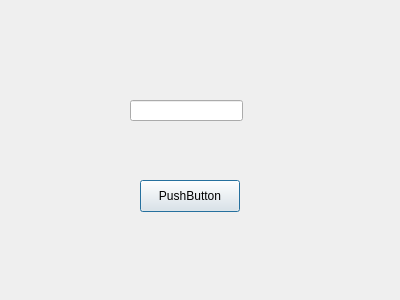
<?xml version="1.0" encoding="UTF-8"?>
<ui version="4.0">
 <class>AccessCodeDialog</class>
 <widget class="QDialog" name="AccessCodeDialog">
  <property name="geometry">
   <rect>
    <x>0</x>
    <y>0</y>
    <width>400</width>
    <height>300</height>
   </rect>
  </property>
  <property name="windowTitle">
   <string>Dialog</string>
  </property>
  <widget class="QLineEdit" name="accessCodeLineEdit">
   <property name="geometry">
    <rect>
     <x>130</x>
     <y>100</y>
     <width>113</width>
     <height>21</height>
    </rect>
   </property>
  </widget>
  <widget class="QPushButton" name="confirmButton">
   <property name="geometry">
    <rect>
     <x>140</x>
     <y>180</y>
     <width>100</width>
     <height>32</height>
    </rect>
   </property>
   <property name="text">
    <string>PushButton</string>
   </property>
  </widget>
 </widget>
 <resources/>
 <connections/>
</ui>
